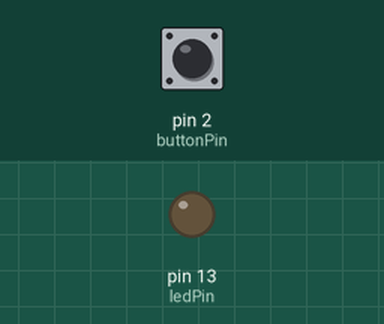
The sketch below on a simulated Arduino Uno, built with avr-gcc and run on an emulated ATmega328P. Parts: output pins drawn as LEDs (lit = HIGH). The test bench sets the inputs (shaded band); at power-on: pin 2 (buttonPin) HIGH. What the sketch prints to the serial monitor is not drawn.

Above: at 1.2 s.
1.3 s: pin 2 (buttonPin) pulled LOW for 0.15 s
At 2.0 s:
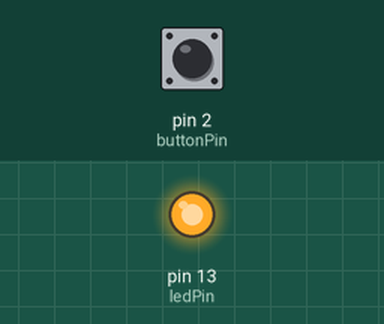
2.9 s: pin 2 (buttonPin) pulled LOW for 1 s
At 3.2 s:
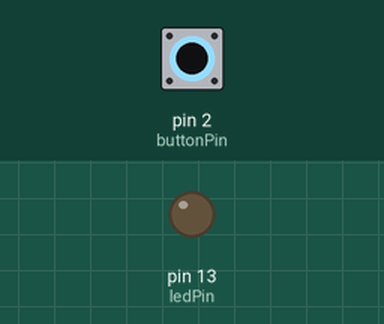
5.4 s: pin 2 (buttonPin) pulled LOW for 3.2 s
At 6.3 s:
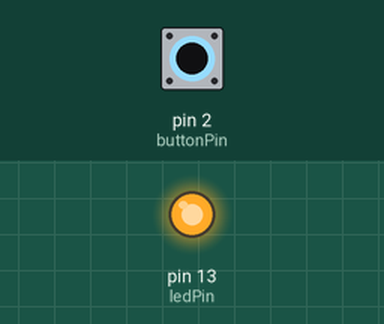
Timing chart, 0 to 8.4 s (numbered marks = the images above; inputs shaded):
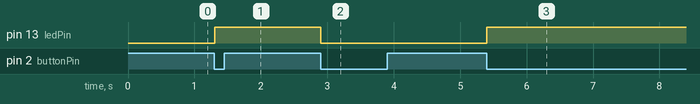

The sketch:

button.ino
```cpp
const int buttonPin = 2;
const int ledPin = 13;
int ledValue = 0;
int buttonValue = 0;
int counter = 0;
int previousButtonValue = 0;

void setup() {
  pinMode(buttonPin, INPUT_PULLUP);
  pinMode(ledPin, OUTPUT);
  Serial.begin(9600);
}

void loop() {
  buttonValue = digitalRead(buttonPin);
  if(previousButtonValue != buttonValue) {
    if(buttonValue == LOW) {
      counter++;
      ledValue = !ledValue;
    }
    previousButtonValue = buttonValue;
  }

  digitalWrite(ledPin, ledValue);
  Serial.println(buttonValue);

}
```

Measured:
- after the input at 1.3 s, pin 13 (ledPin): LOW → HIGH at once
- after the input at 2.9 s, pin 13 (ledPin): HIGH → LOW at once
- after the input at 5.4 s, pin 13 (ledPin): LOW → HIGH at once
